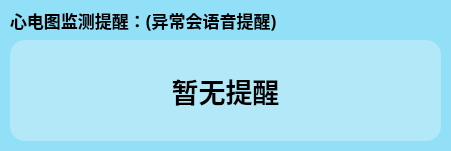
   <widget class="QFrame" name="frame">
    <property name="geometry">
     <rect>
      <x>10</x>
      <y>200</y>
      <width>451</width>
      <height>151</height>
     </rect>
    </property>
    <property name="styleSheet">
     <string notr="true">background-color: rgba(146,224,247);
border-radius: 15px;
</string>
    </property>
    <property name="frameShape">
     <enum>QFrame::StyledPanel</enum>
    </property>
    <property name="frameShadow">
     <enum>QFrame::Raised</enum>
    </property>
    <widget class="QFrame" name="frame_3">
     <property name="geometry">
      <rect>
       <x>10</x>
       <y>40</y>
       <width>431</width>
       <height>101</height>
      </rect>
     </property>
     <property name="styleSheet">
      <string notr="true">background-color: rgba(178,232,248);
border-radius: 15px;
</string>
     </property>
     <property name="frameShape">
      <enum>QFrame::StyledPanel</enum>
     </property>
     <property name="frameShadow">
      <enum>QFrame::Raised</enum>
     </property>
     <widget class="QLabel" name="label_res">
      <property name="geometry">
       <rect>
        <x>140</x>
        <y>30</y>
        <width>151</width>
        <height>41</height>
       </rect>
      </property>
      <property name="font">
       <font>
        <family>微软雅黑</family>
        <pointsize>20</pointsize>
        <weight>75</weight>
        <bold>true</bold>
       </font>
      </property>
      <property name="styleSheet">
       <string notr="true">background-color: rgba(178,232,248);</string>
      </property>
      <property name="text">
       <string>暂无提醒</string>
      </property>
      <property name="alignment">
       <set>Qt::AlignCenter</set>
      </property>
     </widget>
    </widget>
    <widget class="QLabel" name="label_14">
     <property name="geometry">
      <rect>
       <x>10</x>
       <y>10</y>
       <width>411</width>
       <height>21</height>
      </rect>
     </property>
     <property name="font">
      <font>
       <family>微软雅黑</family>
       <pointsize>13</pointsize>
       <weight>75</weight>
       <bold>true</bold>
      </font>
     </property>
     <property name="text">
      <string>心电图监测提醒：(异常会语音提醒)</string>
     </property>
    </widget>
   </widget>
